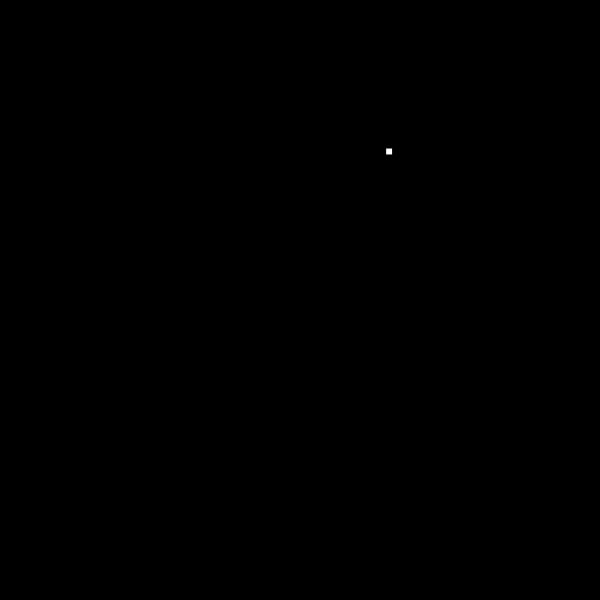
Frame 1 (no input)
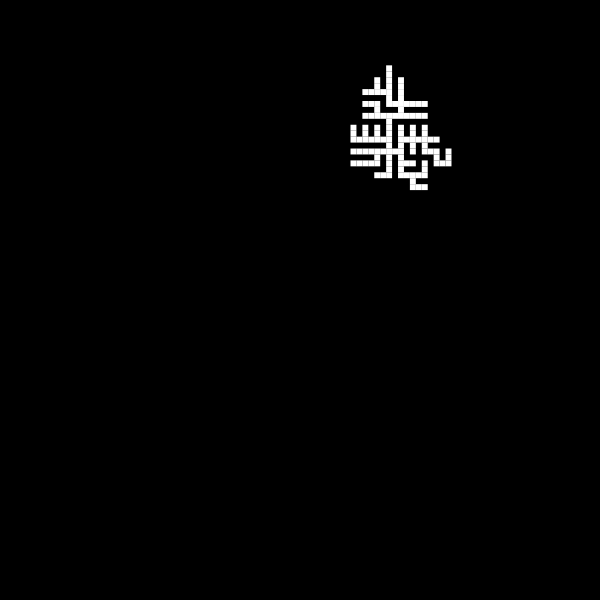
Frame 60 (the mouse pressed at the canvas centre just before this capture)
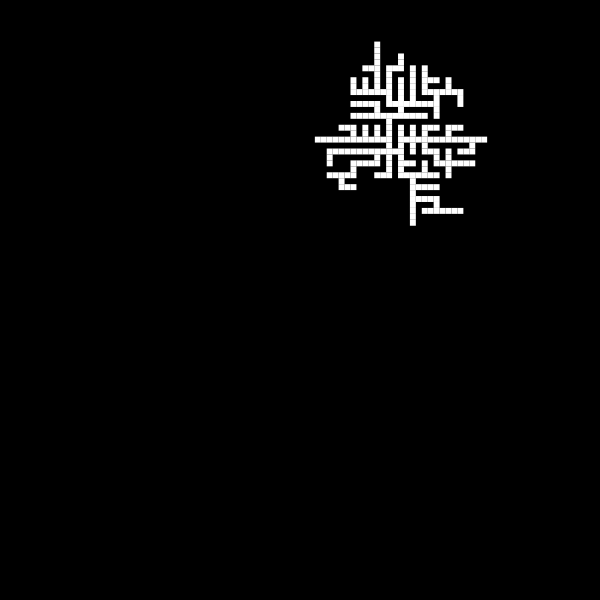
Frame 120 (the mouse held since frame 60 and released just before this capture)

The Processing sketch that drew these frames (run headless with seeded random() and noise(); from frame 60 on, the mouse is pressed at the canvas centre):

// Processing sketch: VisualMazePrim
// ── VisualMazePrim.pde

// #region - setup

int sx;
int sy;
int[][] map;
boolean[][] visited;
ArrayList<int[][]> frontier;
int[][] directions;


void setup() {
  size(600, 600);
  setupVariables();
}


void setupVariables() {
  resetMap();
}


void resetMap() {
  sx = 50;
  sy = 50;
  map = new int[sx*2+1][sy*2+1];
  visited = new boolean[sx][sy];
  frontier = new ArrayList<int[][]>();
  directions = new int[][] {
    new int[] {1,0},
    new int[] {0,1},
    new int[] {-1,0},
    new int[] {0,-1}
  };

  int rx = floor(random(sx));
  int ry = floor(random(sy));
  frontier.add(new int[][] {
    new int[] {rx,ry},
    new int[] {0,0}
  });

}

// #endregion


// #region - Main

void draw() {
  updateMap();
  showMap();
}


void updateMap() {
  if (frontier.size() > 0) {
    int ind = floor(random(frontier.size())); // Open up a random position position
    int[][] opening = frontier.get(ind);
    map[opening[0][0]*2+1][opening[0][1]*2+1] = 1;
    map[opening[0][0]*2+1+opening[1][0]][opening[0][1]*2+1+opening[1][1]] = 1;
    visited[opening[0][0]][opening[0][1]] = true;

    boolean[] neighbours = new boolean[4]; // Check all neighbours
    if (opening[0][0]<sx-1 && !visited[opening[0][0]+1][opening[0][1]]) neighbours[0]=true;
    if (opening[0][1]<sy-1 && !visited[opening[0][0]][opening[0][1]+1]) neighbours[1]=true;
    if (opening[0][0]>0 && !visited[opening[0][0]-1][opening[0][1]]) neighbours[2]=true;
    if (opening[0][1]>0 && !visited[opening[0][0]][opening[0][1]-1]) neighbours[3]=true;

    for (int i = 0; i < neighbours.length; i++) { // Add all viables neighbours
      if (neighbours[i]) {
        frontier.add(new int[][] {
          new int[] {opening[0][0]+directions[i][0], opening[0][1]+directions[i][1]},
          new int[] {directions[i][0]*-1, directions[i][1]*-1}
        });
      }
    }

    for (int i = 0; i < frontier.size(); i++) { // Remove position from frontier list
      if (frontier.get(i)[0][0] == opening[0][0] && frontier.get(i)[0][1] == opening[0][1]) {
        frontier.remove(i);
        i--;
      }
    }
  }
}


void showMap() {
  background(0);
  noStroke();
  fill(255);
  float xDif = width / (float)map.length;
  float yDif = height / (float)map[0].length;
  for (int x = 0; x < map.length; x++) {
    for (int y = 0; y < map[x].length; y++) {
      if (map[x][y] == 1) {
        PVector adjPos = new PVector(x*xDif, y*yDif);
        rect(adjPos.x, adjPos.y, xDif, yDif);
      }
    }
  }
}

// #endregion


// #region - Input

void keyPressed() {
  if (keyCode == 9) {
    resetMap();
  }
}

// #endregion
